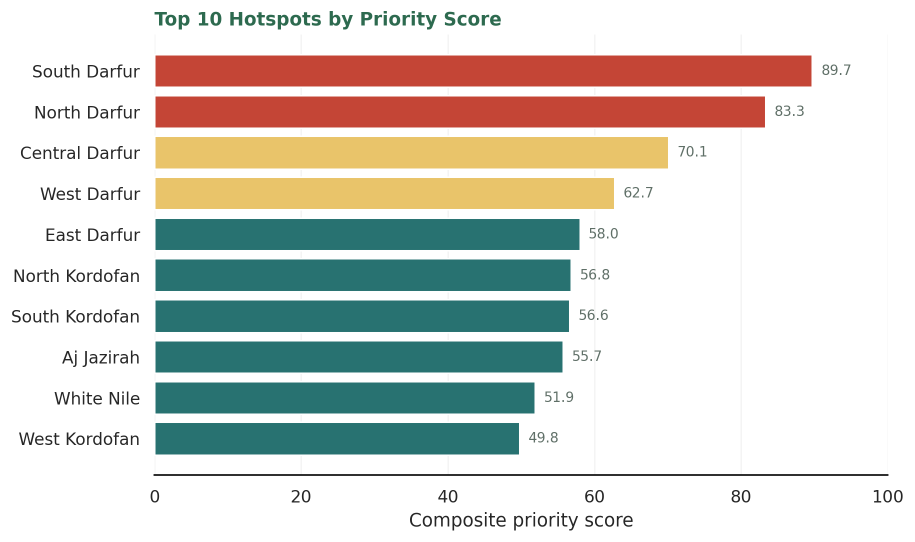
#> input picture reports/figures/priority_hotspots.png, 1829 x 1083 px (shown at 1/2 size)
$ python generate_carousel.py
#> lines starting #> are read from the running program, lines starting #| are printed output that depends on the picture
from __future__ import annotations

from pathlib import Path
from textwrap import wrap

from PIL import Image, ImageDraw, ImageFont, ImageFilter


ROOT = Path(__file__).resolve().parents[1]
OUT_DIR = ROOT / "opoenai carousel"
SLIDE_DIR = OUT_DIR / "slides"
SLIDE_DIR.mkdir(parents=True, exist_ok=True)

W, H = 1080, 1350

COLORS = {
    "bg": "#f6f7f3",
    "paper": "#ffffff",
    "ink": "#17211c",
    "muted": "#5f6f67",
    "green": "#2d6a4f",
    "teal": "#287271",
    "blue": "#0b74ba",
    "orange": "#f97316",
    "amber": "#e9c46a",
    "red": "#c44536",
    "line": "#dce4de",
    "soft_green": "#e8f3ed",
    "soft_orange": "#fff1df",
}

LOGO = ROOT / "assets" / "impact_bridge_logo.png"
FIGURES = ROOT / "reports" / "figures"


def font(size: int, bold: bool = False) -> ImageFont.FreeTypeFont:
#> called with size = 25, bold = True
    candidates = [
        Path("C:/Windows/Fonts/arialbd.ttf" if bold else "C:/Windows/Fonts/arial.ttf"),
        Path("C:/Windows/Fonts/calibrib.ttf" if bold else "C:/Windows/Fonts/calibri.ttf"),
        Path("C:/Windows/Fonts/segoeuib.ttf" if bold else "C:/Windows/Fonts/segoeui.ttf"),
    ]
    for path in candidates:
        if path.exists():
            return ImageFont.truetype(str(path), size)
    return ImageFont.load_default()


F = {
    "eyebrow": font(25, True),
    "title": font(66, True),
    "title_small": font(54, True),
    "subtitle": font(34, False),
    "body": font(31, False),
    "body_bold": font(31, True),
    "small": font(23, False),
    "small_bold": font(23, True),
    "tiny": font(18, False),
}


def hex_to_rgb(value: str) -> tuple[int, int, int]:
    value = value.lstrip("#")
    return tuple(int(value[i : i + 2], 16) for i in (0, 2, 4))


def new_slide() -> Image.Image:
    img = Image.new("RGB", (W, H), COLORS["bg"])
    draw = ImageDraw.Draw(img)
    for i in range(0, H, 18):
        alpha = i / H
        r = int(246 * (1 - alpha) + 238 * alpha)
        g = int(247 * (1 - alpha) + 247 * alpha)
        b = int(243 * (1 - alpha) + 239 * alpha)
        draw.rectangle([0, i, W, i + 18], fill=(r, g, b))
    return img


def rounded(draw: ImageDraw.ImageDraw, box, radius=24, fill=COLORS["paper"], outline=COLORS["line"], width=2):
    draw.rounded_rectangle(box, radius=radius, fill=fill, outline=outline, width=width)


def text(draw, xy, text, font_obj, fill=COLORS["ink"], max_width=None, line_spacing=10):
    x, y = xy
    if not max_width:
        draw.text((x, y), text, font=font_obj, fill=fill)
        return y + draw.textbbox((x, y), text, font=font_obj)[3] - y

    words = text.split()
    lines, current = [], ""
    for word in words:
        trial = f"{current} {word}".strip()
        if draw.textlength(trial, font=font_obj) <= max_width:
            current = trial
        else:
            if current:
                lines.append(current)
            current = word
    if current:
        lines.append(current)

    for line in lines:
        draw.text((x, y), line, font=font_obj, fill=fill)
        bbox = draw.textbbox((x, y), line, font=font_obj)
        y += bbox[3] - bbox[1] + line_spacing
    return y


def bullet_list(draw, x, y, items, max_width=820, bullet_color=COLORS["orange"]):
    for item in items:
        draw.ellipse([x, y + 12, x + 12, y + 24], fill=bullet_color)
        y = text(draw, (x + 30, y), item, F["body"], max_width=max_width, line_spacing=8) + 10
    return y


def paste_logo(img: Image.Image, box=(830, 58, 985, 213)):
    if not LOGO.exists():
        return
    logo = Image.open(LOGO).convert("RGBA")
    logo.thumbnail((box[2] - box[0], box[3] - box[1]), Image.Resampling.LANCZOS)
    shadow = Image.new("RGBA", logo.size, (0, 0, 0, 0))
    sdraw = ImageDraw.Draw(shadow)
    sdraw.rounded_rectangle([0, 0, logo.width - 1, logo.height - 1], radius=20, fill=(0, 0, 0, 55))
    shadow = shadow.filter(ImageFilter.GaussianBlur(14))
    img.paste(shadow, (box[0] + 4, box[1] + 8), shadow)
    img.paste(logo, (box[0], box[1]), logo)


def footer(draw, slide_no: int):
    draw.line([70, 1265, 1010, 1265], fill=COLORS["line"], width=2)
    draw.text((70, 1285), "Sudan Humanitarian AI Insights", font=F["tiny"], fill=COLORS["muted"])
    draw.text((908, 1285), f"{slide_no:02d}/09", font=F["tiny"], fill=COLORS["muted"])


def pill(draw, x, y, label, fill=COLORS["paper"], outline=COLORS["line"], text_color=COLORS["ink"]):
    pad_x, pad_y = 18, 9
    width = int(draw.textlength(label, font=F["small_bold"]) + pad_x * 2)
    height = 42
    rounded(draw, [x, y, x + width, y + height], radius=21, fill=fill, outline=outline, width=2)
    draw.text((x + pad_x, y + pad_y), label, font=F["small_bold"], fill=text_color)
    return x + width + 12


def network(draw, cx, cy, scale=1.0):
    pts = [
        (-145, -40), (-95, -80), (-35, -52), (25, -100), (92, -62), (145, -20),
        (-132, 35), (-72, 18), (-15, 52), (48, 20), (108, 60), (160, 92),
        (-88, 112), (-20, 132), (58, 110), (132, 142),
    ]
    pts = [(cx + int(x * scale), cy + int(y * scale)) for x, y in pts]
    links = [(0, 1), (1, 2), (2, 3), (2, 8), (3, 4), (4, 5), (0, 6), (6, 7), (7, 8), (8, 9), (9, 10), (10, 11), (7, 12), (12, 13), (13, 14), (14, 15)]
    for a, b in links:
        draw.line([pts[a], pts[b]], fill=COLORS["blue"], width=max(2, int(3 * scale)))
    for idx, (x, y) in enumerate(pts):
        color = COLORS["orange"] if idx in {3, 5, 10, 15} else COLORS["blue"]
        r = int(9 * scale) if idx % 3 else int(14 * scale)
        draw.ellipse([x - r, y - r, x + r, y + r], fill=color, outline=COLORS["paper"], width=3)


def add_chart_card(img, path, box, title=None):
    draw = ImageDraw.Draw(img)
    rounded(draw, box, radius=24, fill=COLORS["paper"], outline=COLORS["line"], width=2)
    if title:
        draw.text((box[0] + 26, box[1] + 22), title, font=F["small_bold"], fill=COLORS["green"])
        top = box[1] + 62
    else:
        top = box[1] + 20
    if Path(path).exists():
        chart = Image.open(path).convert("RGB")
        chart.thumbnail((box[2] - box[0] - 42, box[3] - top - 22), Image.Resampling.LANCZOS)
        img.paste(chart, (box[0] + 22, top))


def slide_1():
    img = new_slide()
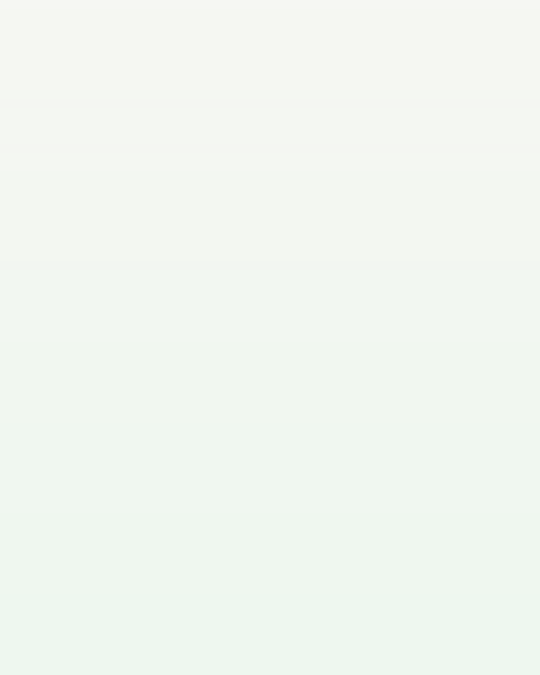
#> img: PIL image 1080x1350 RGB (shown at 1/2 size); mean R, G, B 241.6, 247, 240.5
    draw = ImageDraw.Draw(img)
    draw.text((70, 80), "RESPONSIBLE AI FOR HUMANITARIAN ACTION", font=F["eyebrow"], fill=COLORS["green"])
    y = text(draw, (70, 185), "Can AI Help Humanitarian Teams Turn Crisis Signals Into Action?", F["title"], max_width=650, line_spacing=14)
#> y = 209
    y += 25
#> y = 234
    text(draw, (70, y), "Sudan Humanitarian AI Insights", F["subtitle"], fill=COLORS["teal"], max_width=720)
    text(draw, (70, 1115), "Created by Shireen El Sabea", F["body_bold"], fill=COLORS["ink"])
    paste_logo(img, (765, 120, 1000, 355))
    network(draw, 760, 780, 1.28)
    x = 70
    for label in ["No paid APIs", "Synthetic demo data", "Human oversight"]:
        x = pill(draw, x, 1010, label)
#> this loop made 3 passes
#> x on passes 1 to 3: 174, 316, 445
    footer(draw, 1)
    return img


def slide_2():
    img = new_slide()
    draw = ImageDraw.Draw(img)
    draw.text((70, 80), "THE PROBLEM", font=F["eyebrow"], fill=COLORS["green"])
    text(draw, (70, 155), "Humanitarian teams make decisions under pressure", F["title_small"], max_width=880)
    cards = [
        ("Displacement changes quickly", COLORS["blue"]),
        ("Feedback arrives in many formats", COLORS["orange"]),
        ("Resources are limited", COLORS["red"]),
        ("Teams need fast, explainable insight", COLORS["teal"]),
    ]
    x0, y0 = 70, 390
    for i, (label, color) in enumerate(cards):
        x = x0 + (i % 2) * 470
        y = y0 + (i // 2) * 275
        rounded(draw, [x, y, x + 420, y + 205], radius=28, fill=COLORS["paper"])
        draw.ellipse([x + 28, y + 28, x + 84, y + 84], fill=color)
        text(draw, (x + 28, y + 112), label, F["body_bold"], max_width=350)
    footer(draw, 2)
    return img


def slide_3():
    img = new_slide()
    draw = ImageDraw.Draw(img)
    draw.text((70, 80), "THE IDEA", font=F["eyebrow"], fill=COLORS["green"])
    text(draw, (70, 155), "From scattered signals to decision support", F["title_small"], max_width=880)
    text(draw, (70, 300), "This prototype shows how AI-assisted analysis can organize crisis context, classify feedback, rank hotspots, and generate action briefs.", F["body"], fill=COLORS["muted"], max_width=860)
    steps = [
        ("Data", COLORS["blue"]),
        ("NLP triage", COLORS["teal"]),
        ("Priority score", COLORS["amber"]),
        ("Dashboard", COLORS["orange"]),
        ("Action brief", COLORS["red"]),
    ]
    y = 585
    for i, (label, color) in enumerate(steps):
        x = 80 + i * 195
        rounded(draw, [x, y, x + 150, y + 140], radius=22, fill=COLORS["paper"], outline=color, width=4)
        text(draw, (x + 18, y + 45), label, F["small_bold"], max_width=118)
        if i < len(steps) - 1:
            draw.line([x + 154, y + 70, x + 190, y + 70], fill=COLORS["muted"], width=4)
            draw.polygon([(x + 190, y + 70), (x + 175, y + 60), (x + 175, y + 80)], fill=COLORS["muted"])
    paste_logo(img, (805, 945, 960, 1100))
    footer(draw, 3)
    return img


def slide_4():
    img = new_slide()
    draw = ImageDraw.Draw(img)
    draw.text((70, 80), "WHAT I BUILT", font=F["eyebrow"], fill=COLORS["green"])
    text(draw, (70, 155), "Sudan Humanitarian AI Insights Dashboard", F["title_small"], max_width=850)
    bullet_list(draw, 70, 325, [
        "Hotspot ranking",
        "Sector pressure matrix",
        "Synthetic feedback intelligence",
        "Trend and scenario view",
        "AI Action Brief per location",
    ], max_width=430)
    add_chart_card(img, FIGURES / "priority_hotspots.png", [560, 315, 1000, 690], "Hotspot ranking")
#> in add_chart_card, `chart.thumbnail((box[2] - box[0] - 42, box[3] - top - 22), Image.Resam..`:
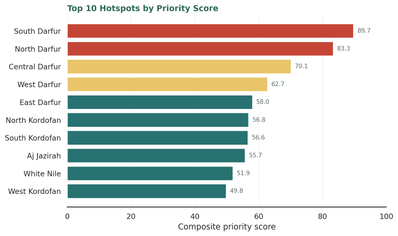
#> chart: PIL image 398x236 RGB; mean R, G, B 211.7, 210.9, 203.9
    add_chart_card(img, FIGURES / "sector_pressure_heatmap.png", [560, 725, 1000, 1115], "Sector matrix")
#> call 2 of add_chart_card, with title = 'Sector matrix'
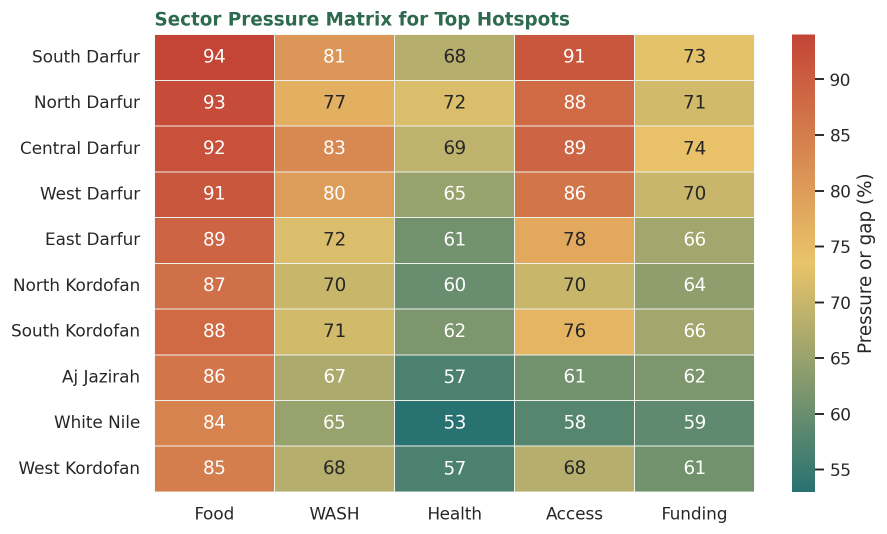
#> input picture reports/figures/sector_pressure_heatmap.png, 1773 x 1068 px (shown at 1/2 size)
#> in add_chart_card (call 2), `chart.thumbnail((box[2] - box[0] - 42, box[3] - top - 22), Image.Resam..`:
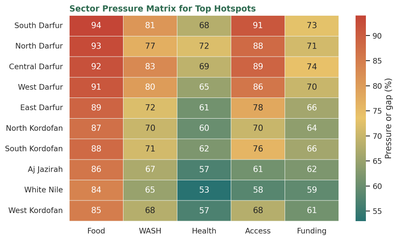
#> chart: PIL image 398x240 RGB; mean R, G, B 205.3, 187.2, 158
#> in add_chart_card (call 2), `img.paste(chart, (box[0] + 22, top))`:
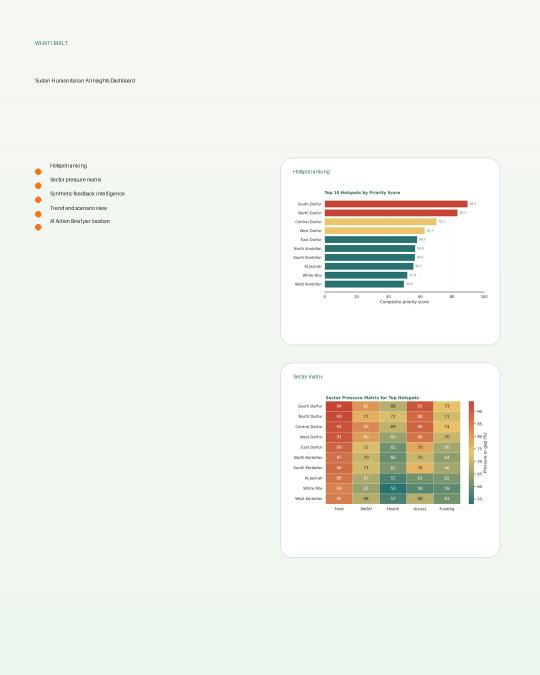
#> img: PIL image 1080x1350 RGB (shown at 1/2 size); mean R, G, B 238.2, 241.1, 233.7
    footer(draw, 4)
    return img


def slide_5():
    img = new_slide()
    draw = ImageDraw.Draw(img)
    draw.text((70, 80), "THE AI LAYER", font=F["eyebrow"], fill=COLORS["green"])
    text(draw, (70, 155), "Transparent AI, not black-box decisions", F["title_small"], max_width=850)
    text(draw, (70, 300), "The prototype uses local NLP-style classification and explainable scoring to support human review.", F["body"], fill=COLORS["muted"], max_width=820)
    rounded(draw, [70, 470, 1010, 830], radius=32, fill=COLORS["paper"])
    text(draw, (110, 520), "Message", F["small_bold"], fill=COLORS["green"])
    text(draw, (110, 570), "The water point is broken and children are sick after unsafe water.", F["body"], max_width=800)
    y = 705
    x = 110
    for label, color in [("Sector: WASH", COLORS["blue"]), ("Urgency: Critical", COLORS["red"]), ("Action: Field validation", COLORS["teal"])]:
        x = pill(draw, x, y, label, fill=COLORS["bg"], outline=color)
#> this loop made 3 passes
#> x on passes 1 to 3: 221, 346, 498
    rounded(draw, [150, 930, 930, 1050], radius=28, fill=COLORS["soft_orange"], outline=COLORS["orange"], width=3)
    text(draw, (190, 965), "No paid APIs. No PII. No private field data.", F["body_bold"], max_width=700)
    footer(draw, 5)
    return img


def slide_6():
    img = new_slide()
    draw = ImageDraw.Draw(img)
    draw.text((70, 80), "HOTSPOT ACTION BRIEF", font=F["eyebrow"], fill=COLORS["green"])
    text(draw, (70, 155), "The most important output is action", F["title_small"], max_width=850)
    rounded(draw, [90, 330, 990, 1030], radius=34, fill=COLORS["paper"])
    draw.text((135, 385), "AI Action Brief: South Darfur", font=F["subtitle"], fill=COLORS["green"])
    bullet_list(draw, 140, 480, [
        "Why it was prioritized",
        "Top risk drivers",
        "Suggested next steps",
        "Field validation needs",
    ], max_width=720)
    x = 140
    for label in ["IDP volume", "Food", "WASH", "Access"]:
        x = pill(draw, x, 835, label, fill=COLORS["soft_green"], outline=COLORS["teal"])
#> this loop made 4 passes
#> x on passes 1 to 4: 241, 311, 389, 467
    text(draw, (140, 930), "Decision-support note, not automated allocation.", F["small_bold"], fill=COLORS["muted"], max_width=700)
    footer(draw, 6)
    return img


def slide_7():
    img = new_slide()
    draw = ImageDraw.Draw(img)
    draw.text((70, 80), "ETHICAL GUARDRAILS", font=F["eyebrow"], fill=COLORS["green"])
    text(draw, (70, 155), "Humanitarian AI must be careful by design", F["title_small"], max_width=850)
    items = ["Privacy first", "Synthetic demo data", "Human oversight", "Explainable scoring", "Do no harm", "Field validation before action"]
    y = 345
    for i, item in enumerate(items):
        x = 90 + (i % 2) * 455
        yy = y + (i // 2) * 185
        rounded(draw, [x, yy, x + 390, yy + 125], radius=24, fill=COLORS["paper"])
        draw.text((x + 32, yy + 38), "✓", font=font(42, True), fill=COLORS["green"])
        text(draw, (x + 92, yy + 43), item, F["body_bold"], max_width=260)
    footer(draw, 7)
    return img


def slide_8():
    img = new_slide()
    draw = ImageDraw.Draw(img)
    draw.text((70, 80), "WHY IT MATTERS", font=F["eyebrow"], fill=COLORS["green"])
    text(draw, (70, 155), "AI should help teams listen better and prioritize faster", F["title_small"], max_width=850)
    text(draw, (70, 335), "This kind of dashboard can help NGOs discuss needs, risks, and tradeoffs with more transparency.", F["body"], fill=COLORS["muted"], max_width=850)
    center = (540, 780)
    nodes = [("People", 290, 650, COLORS["orange"]), ("Data", 790, 650, COLORS["blue"]), ("Action", 540, 980, COLORS["green"])]
    for label, x, y, color in nodes:
        draw.line([center, (x, y)], fill=COLORS["line"], width=5)
        draw.ellipse([x - 85, y - 85, x + 85, y + 85], fill=COLORS["paper"], outline=color, width=5)
        text(draw, (x - 60, y - 18), label, F["body_bold"], max_width=130)
    rounded(draw, [155, 1115, 925, 1205], radius=26, fill=COLORS["soft_green"], outline=COLORS["green"], width=3)
    text(draw, (195, 1142), "AI supports decisions. It should not replace humanitarian judgment.", F["small_bold"], max_width=690)
    footer(draw, 8)
    return img


def slide_9():
    img = new_slide()
    draw = ImageDraw.Draw(img)
    draw.text((70, 80), "CALL TO ACTION", font=F["eyebrow"], fill=COLORS["green"])
    text(draw, (70, 155), "Let's build responsible AI for social impact", F["title_small"], max_width=850)
    text(draw, (70, 310), "I am open to collaboration with NGOs, humanitarian data teams, and social-impact organizations working on responsible AI, community feedback, and needs analysis.", F["body"], fill=COLORS["muted"], max_width=850)
    rounded(draw, [90, 600, 990, 980], radius=34, fill=COLORS["paper"])
    paste_logo(img, (125, 655, 305, 835))
    draw.text((350, 655), "Shireen El Sabea", font=F["subtitle"], fill=COLORS["green"])
    draw.text((350, 725), "linkedin.com/in/shireenalsabea", font=F["body"], fill=COLORS["teal"])
    draw.text((350, 785), "sabeashireen@gmail.com", font=F["body"], fill=COLORS["teal"])
    rounded(draw, [350, 870, 850, 930], radius=30, fill=COLORS["green"], outline=COLORS["green"])
    text(draw, (432, 884), "Reach out for collaboration", F["small_bold"], fill=COLORS["paper"])
    text(draw, (90, 1125), "Sources: IOM DTM Sudan, HDX, OCHA, ReliefWeb, ACLED.", F["tiny"], fill=COLORS["muted"], max_width=840)
    footer(draw, 9)
    return img


def main() -> None:
    slides = [slide_1(), slide_2(), slide_3(), slide_4(), slide_5(), slide_6(), slide_7(), slide_8(), slide_9()]
    paths = []
    for i, slide in enumerate(slides, start=1):
        path = SLIDE_DIR / f"slide_{i:02d}.png"
        slide.save(path, quality=95)
        paths.append(path)
#> this loop made 9 passes
#> pass 1, in main, `slide.save(path, quality=95)`:
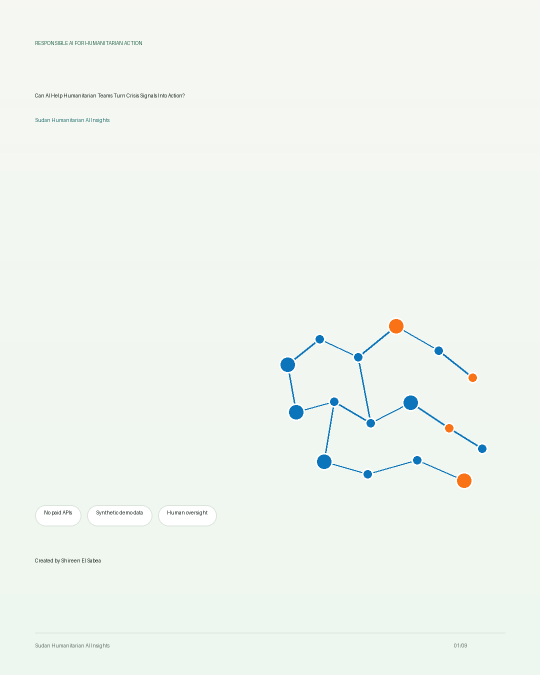
#> saved as slide_01.png: PIL image 1080x1350 RGB (shown at 1/2 size); mean R, G, B 240.1, 245.8, 239.8
#> pass 2, in main, `slide.save(path, quality=95)`:
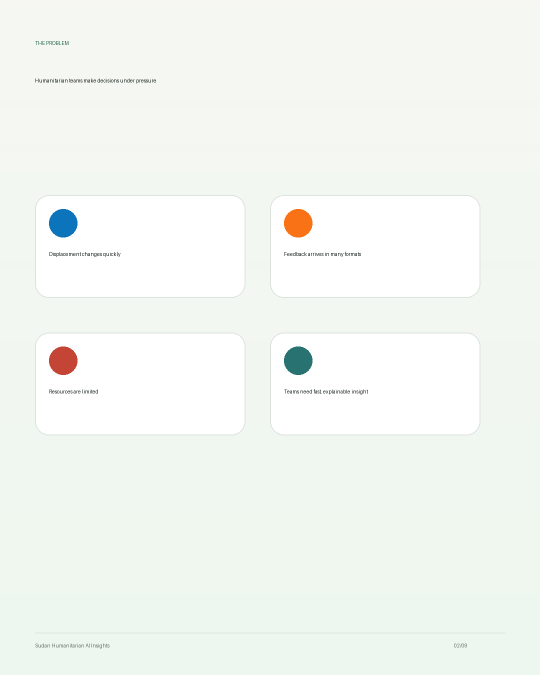
#> saved as slide_02.png: PIL image 1080x1350 RGB (shown at 1/2 size); mean R, G, B 243.2, 247.3, 242.2
#> after the loop, paths = 9 items

    pdf_path = OUT_DIR / "sudan_humanitarian_ai_linkedin_carousel.pdf"
    rgb_slides = [Image.open(path).convert("RGB") for path in paths]
#> rgb_slides = 9 items
    rgb_slides[0].save(pdf_path, save_all=True, append_images=rgb_slides[1:], resolution=100.0)
    print(f"Generated {len(paths)} slides")
#| Generated 9 slides
    print(pdf_path)


if __name__ == "__main__":
    main()
